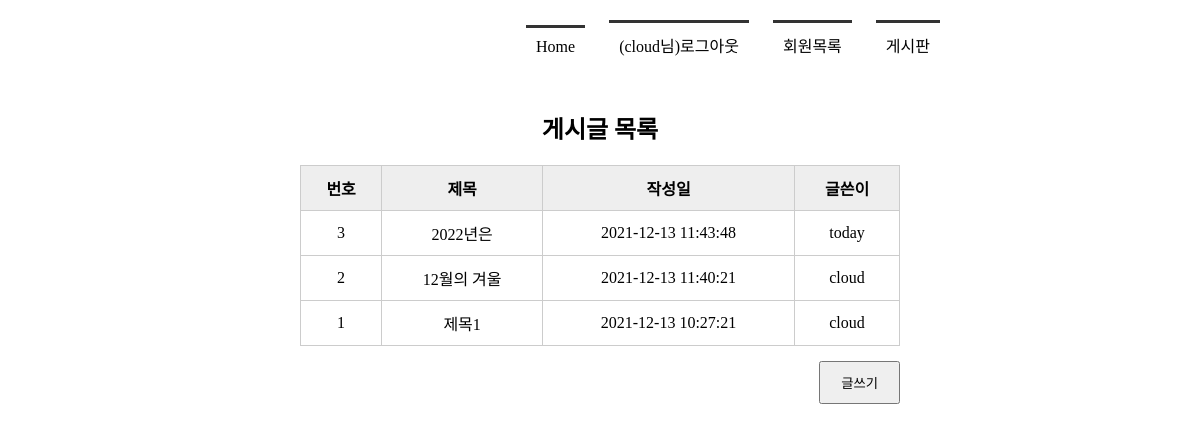
The page /boardlist/ (signed in) on the database its author committed.
### tables this page shows
CREATE TABLE board(
        bno INTEGER PRIMARY KEY AUTOINCREMENT,
        title TEXT NOT NULL,
        content TEXT NOT NULL,
        create_date TIMESTAMP DATE DEFAULT (datetime('now', 'localtime')),
        mid CHAR(5) NOT NULL,
        FOREIGN KEY(mid) REFERENCES member(mid)
    );

### app.py (the view)
@app.route('/boardlist/')
def boardlist():
    conn = getconn()
    cur = conn.cursor()
    sql = "SELECT * FROM board ORDER BY bno DESC"
    cur.execute(sql)
    rs = cur.fetchall()
    conn.close()
    return render_template('boardlist.html', rs=rs)

### app.py (called while the page is built)
def getconn():
    conn = sqlite3.connect('./memberdb.db')
    return conn

### templates/boardlist.html (shortened to what this page needs)
<!DOCTYPE html>
<html lang="ko">
<head>
    <link rel="stylesheet" href="{{ url_for('static', filename='css/style.css') }}">
</head>
<body>
    <div id="container">
        {% include 'navbar.html' %}
        <section>
            <h1>게시글 목록</h1>
            <table>
                <tr>
                    <th>번호</th>
                    <th>제목</th>
                    <th>작성일</th>
                    <th>글쓴이</th>
                </tr>
                {% for i in rs %}
                <tr>
                    <td>{{ i[0] }}</td>
                    <td>{{ i[1] }}</td>
                    <td>{{ i[3] }}</td>
                    <td>{{ i[4] }}</td>
                </tr>
                {% endfor %}
            </table>
            <div class="btn_write">
                <input type="button" value="글쓰기" onclick="goWrite()">
            </div>
        </section>
    </div>
</body>
</html>

### static/css/style.css (style rules this page uses)
* { margin: 0; padding: 0 }
#container { width: 1000px; margin: 10px auto; }
section { text-align: center }
section table { width: 600px; margin: 0 auto; border-collapse: collapse; }
section h1 { margin-bottom: 20px; }
section table, th, td { border: 1px solid #ccc; padding: 10px; }
section table th { background-color: #eee; }
section .btn_write { text-align: right; margin: 15px 200px; }
section .btn_write input { padding: 10px 20px; }

### rows shown on the page
board: bno "3", title "2022년은", create_date "2021-12-13 11:43:48", mid "today"
board: bno "2", title "12월의 겨울", create_date "2021-12-13 11:40:21", mid "cloud"
board: bno "1", title "제목1", create_date "2021-12-13 10:27:21", mid "cloud"

### other values the page prints
{{ session['userID'] }} "cloud"
